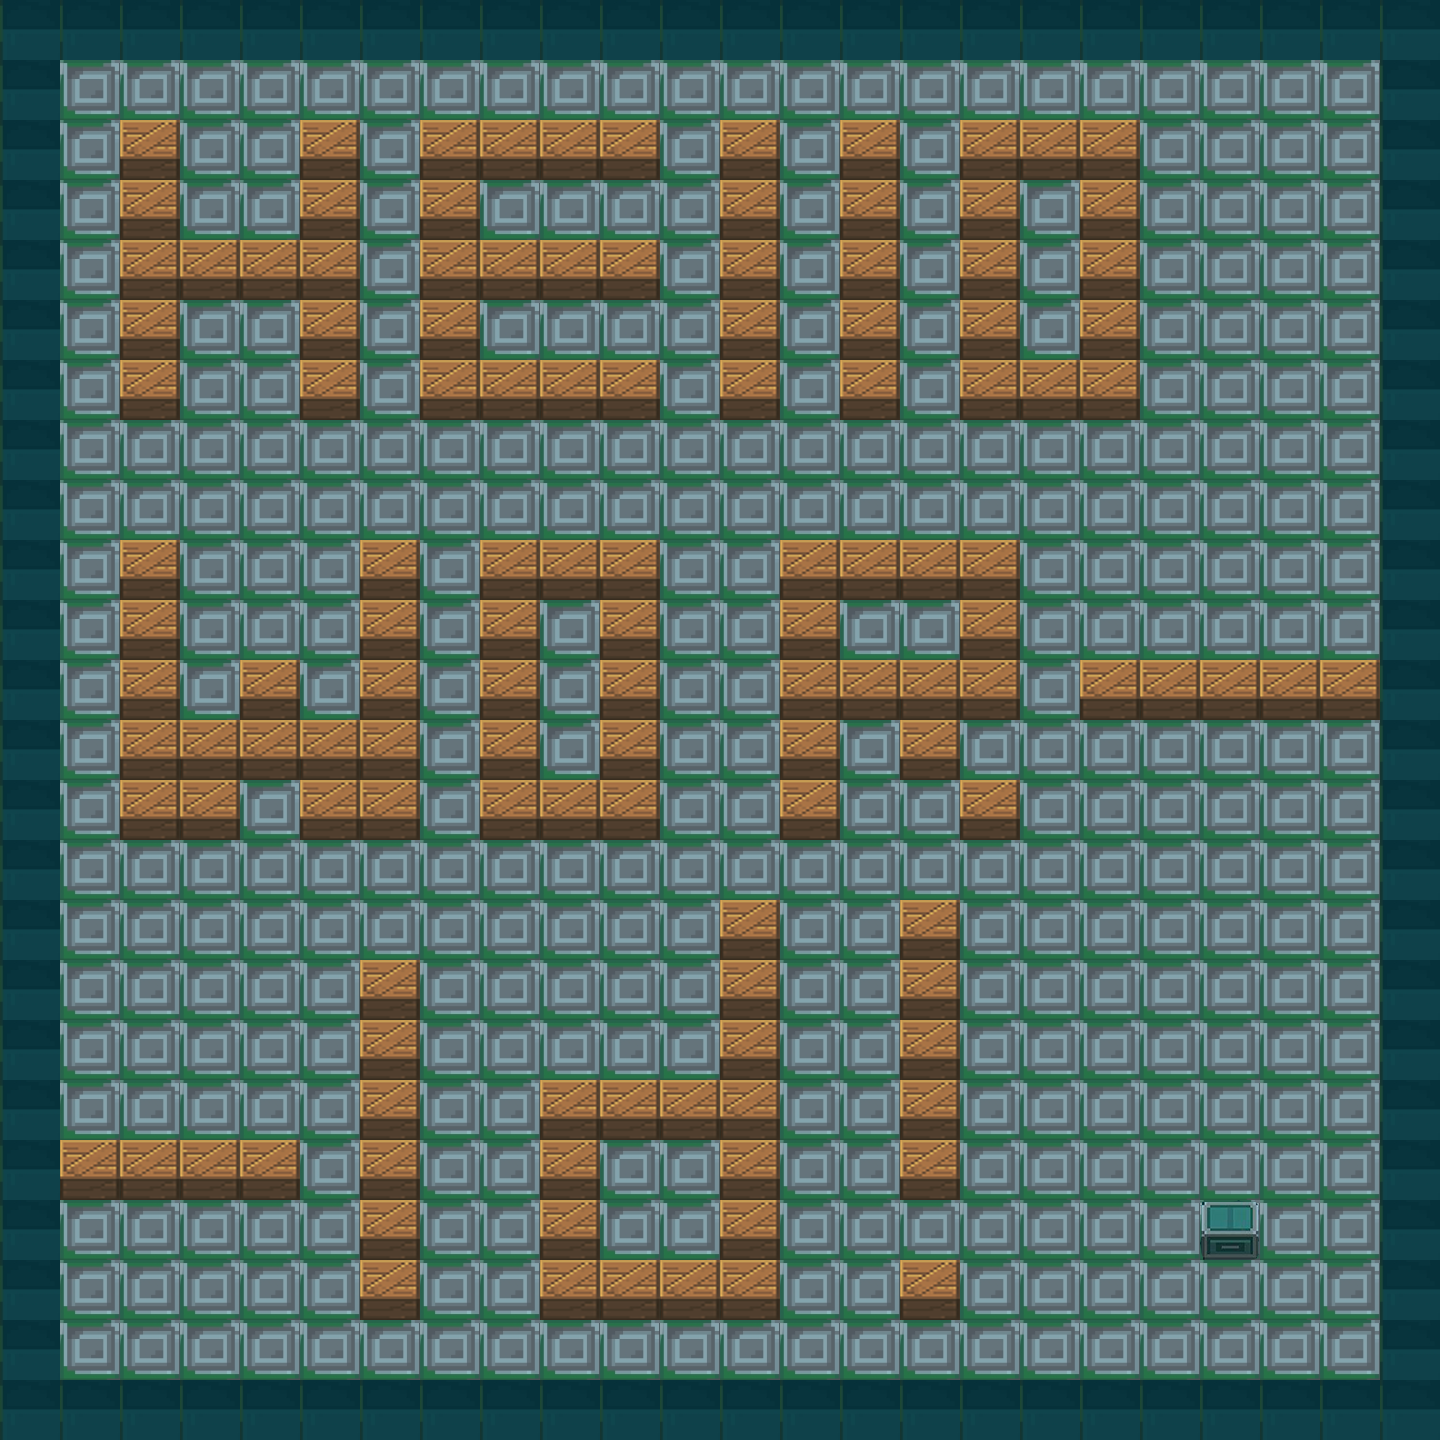

A level layout from a 2D game, rendered from its tile map. Below: a short description, then the map file with tile-grid data replaced by summaries:
An orthogonal 24x24 tile map with 60x60 px tiles, 6 tile layers (collision, boxes, Base, Wall, ...), 5 tilesets.

<map version="1.2" tiledversion="1.3.4" orientation="orthogonal" renderorder="right-down" width="24" height="24" tilewidth="60" tileheight="60" infinite="0" nextlayerid="7" nextobjectid="1">
 <tileset firstgid="1" name="石地板" tilewidth="60" tileheight="60" tilecount="1" columns="1">
  <image source="石地板.png" width="60" height="60" />
 </tileset>
 <tileset firstgid="2" name="绿色砖块" tilewidth="60" tileheight="60" tilecount="1" columns="1">
  <image source="绿色砖块.png" width="60" height="60" />
 </tileset>
 <tileset firstgid="3" name="墙与箱子(60版本)" tilewidth="60" tileheight="60" tilecount="2" columns="2">
  <image source="墙与箱子(60版本).png" width="120" height="60" />
 </tileset>
 <tileset firstgid="5" name="标记色块" tilewidth="60" tileheight="60" tilecount="4" columns="4">
  <image source="标记色块.png" width="240" height="60" />
 </tileset>
 <tileset firstgid="9" name="合上的箱子" tilewidth="60" tileheight="60" tilecount="1" columns="1">
  <image source="合上的箱子.png" width="60" height="60" />
 </tileset>
 <layer id="2" name="collision" width="24" height="24">
  <data>[576 cells, 218 non-empty, 1 distinct tile ids]</data>
 </layer>
 <layer id="3" name="boxes" width="24" height="24" locked="1">
  <data>[576 cells, 126 non-empty, 1 distinct tile ids]</data>
 </layer>
 <layer id="1" name="Base" width="24" height="24">
  <data>[576 cells, 576 non-empty, 1 distinct tile ids]</data>
 </layer>
 <layer id="5" name="Wall" width="24" height="24">
  <data>[576 cells, 92 non-empty, 1 distinct tile ids]</data>
 </layer>
 <layer id="6" name="Treasure" width="24" height="24">
  <data>[576 cells, 1 non-empty, 1 distinct tile ids]</data>
 </layer>
 <layer id="4" name="Barrier" width="24" height="24">
  <data>[576 cells, 126 non-empty, 1 distinct tile ids]</data>
 </layer>
</map>
